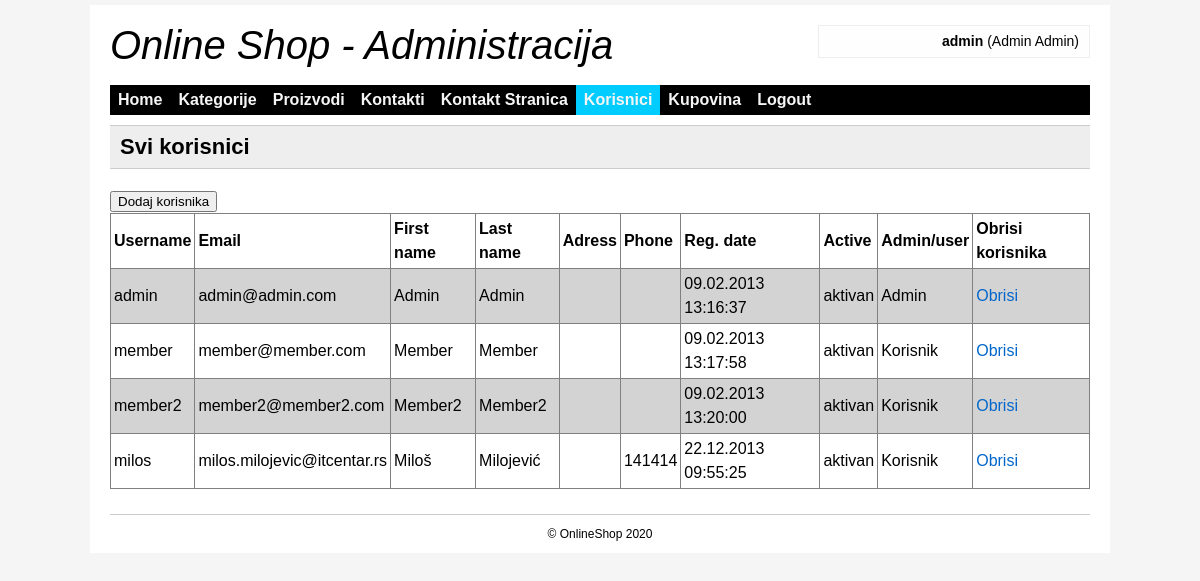
The page /admin/korisnici (signed in) on the database its author committed.
### tables this page shows
CREATE TABLE IF NOT EXISTS `users` (
  `user_id` int(10) unsigned NOT NULL AUTO_INCREMENT,
  `login` varchar(20) NOT NULL,
  `password` char(32) NOT NULL,
  `email` varchar(128) NOT NULL,
  `first_name` varchar(20) NOT NULL,
  `last_name` varchar(20) NOT NULL,
  `address` varchar(64) NOT NULL,
  `phone` varchar(15) NOT NULL,
  `registration_date` bigint(10) NOT NULL,
  `active` tinyint(1) NOT NULL,
  `email_code` char(5) NOT NULL,
  `fk_group_id` tinyint(1) NOT NULL,
  PRIMARY KEY (`user_id`),
  UNIQUE KEY `email` (`email`)
);

### libs/Admin_View.php (called while the page is built, shortened)
<?php
class Admin_View {
    public function render($template) {
        include_once BASE_PATH . 'views/admin/header.php';
        include_once BASE_PATH . 'views/admin/'.$template;
        include_once BASE_PATH . 'views/admin/footer.php';
    }
}
?>

### controllers/korisnici_admin_controller.php (called while the page is built, shortened)
<?php
class Korisnici_Admin_Controller extends Admin_Controller {
    public function index() {
        $this->view->activeNavigation = 'korisnici';
        $list = $this->model->usersList('1,2');
        $this->view->list = $list;
        $this->view->render('korisnici/svikorisnici_page.php');
    }
}
?>

### admin.php (called while the page is built, shortened)
<?php
require LIBS.'Admin_View.php';
require LIBS.'Admin_Model.php';
$onlineshop = new Router('admin');
?>

### libs/Admin_Model.php (called while the page is built, shortened)
<?php
class Admin_Model {
    public function __construct() {
        $this->db = new Database(DB_TYPE,DB_HOST,DB_NAME,DB_USER,DB_PASS);
    }
}
?>

### models/korisnici_admin_model.php (called while the page is built, shortened)
<?php
Class Korisnici_Admin_Model extends Admin_Model{
    function usersList($catId){
        $sql = "SELECT `user_id`, `login`, `password`, `email`, `first_name`, `last_name`, `address`, `phone`, `registration_date`, `active`, `email_code`, `fk_group_id`
                FROM `users`
                WHERE `fk_group_id` IN ({$catId})";
        $result = $this->db->query($sql);
        if ($result->rowCount() > 0) {
            while ($row = $result->fetch(PDO::FETCH_ASSOC)){
                $users[] = $row;
            }
            return $users;
        }
        else{
            return "error";
        }
    }
}
?>

### views/admin/korisnici/svikorisnici_page.php (the view, shortened to what this page needs)
<h1>Svi korisnici</h1>
<?php endif;
echo "
<a href='".ADMIN_URL."korisnici/registracijaKorisnika'>
    <button>Dodaj korisnika</button>
</a>
";
    echo "<table border='1'>";
    echo "
        <tr>
            <th>
                Username
            </th>
            <th>
                Email
            </th>
            <th>
                First name
            </th>
            <th>
                Last name
            </th>
            <th>
                Adress
            </th>
            <th>
                Phone
            </th>
            <th>
                Reg. date
            </th>
            <th>
                Active
            </th>
            <th>
                Admin/user
            </th>
            <th>
                Obrisi korisnika
            </th>
        </tr>";
foreach($this->list as $admin){
    $active = $admin['active']==1 ? 'aktivan' : 'neaktivan';
    echo "
        <tr>
            <td>{$admin['login']}</td>
            <td>{$admin['email']}</td>
            <td>{$admin['first_name']}</td>
            <td>{$admin['last_name']}</td>
            <td>{$admin['address']}</td>
            <td>{$admin['phone']}</td>
            <td>" . date('d.m.Y H:i:s', $admin['registration_date']) . "</td>
            <td>" . $active . "</td>
            <td>";
            if ($admin['fk_group_id'] == 1) {
                echo 'Admin';
            } else {
                echo 'Korisnik';
            };
           echo "
            </td>
            <td><a href='" . ADMIN_URL . "korisnici/obrisiKorisnika/{$admin['user_id']}' >Obrisi</a></td>
        </tr>";
}
echo "</table>";
?>

### views/admin/style_admin.css (style rules this page uses)
body,div,dl,dt,dd,ul,ol,li,h1,h2,h3,h4,h5,h6,pre,code,form,fieldset,legend,input,textarea,p,blockquote,th,td { margin:0;padding:0; }
table { border-collapse:collapse;border-spacing:0; }
a { text-decoration:none;color: #06c; }
html { color:#000;background:#f5f5f5; }
body { font:16px/1.5 arial,helvetica,sans-serif;text-align:center; }
.content h1 { line-height: 1; padding: 10px; border: 1px solid #ccc; border-width: 1px 0; background: #eee; }
h1,.title1 { font-size:22px;margin-bottom:20px; }
table { border-color: gray; }
td, th { padding: 3px; border-color: gray; }
tr:nth-child(even) { background-color: lightgrey; }
tr:nth-child(odd) { background-color: white; }
tr:first-child { font-weight: bolder; }

### rows shown on the page
users: login "admin", email "admin@admin.com", first_name "Admin", last_name "Admin", registration_date "09.02.2013 13:16:37", active "aktivan"
users: login "member", email "member@member.com", first_name "Member", last_name "Member", registration_date "09.02.2013 13:17:58", active "aktivan", shows "Korisnik"
users: login "member2", email "member2@member2.com", first_name "Member2", last_name "Member2", registration_date "09.02.2013 13:20:00", active "aktivan", shows "Korisnik"
users: login "milos", email "milos.milojevic@itcentar.rs", first_name "Miloš", last_name "Milojević", phone "141414", registration_date "22.12.2013 09:55:25", active "aktivan", shows "Korisnik"

### other values the page prints
$_SESSION['login'] "admin"
$_SESSION['first_name'] "Admin"
$_SESSION['last_name'] "Admin"
